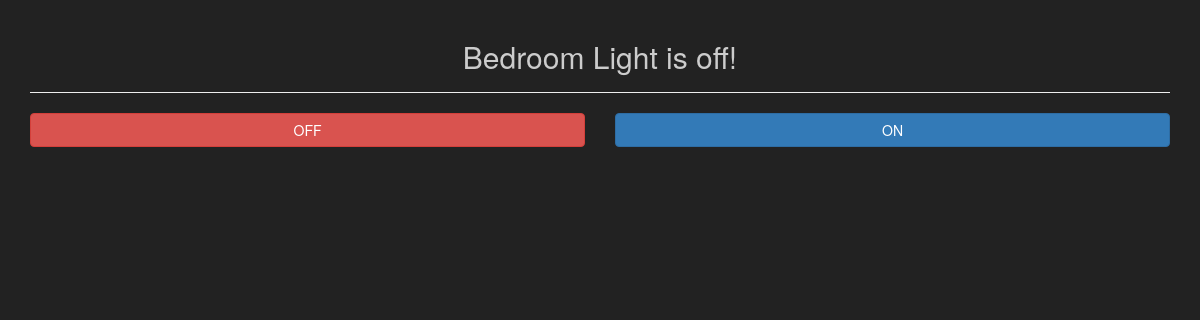
Before: / with the older database file.
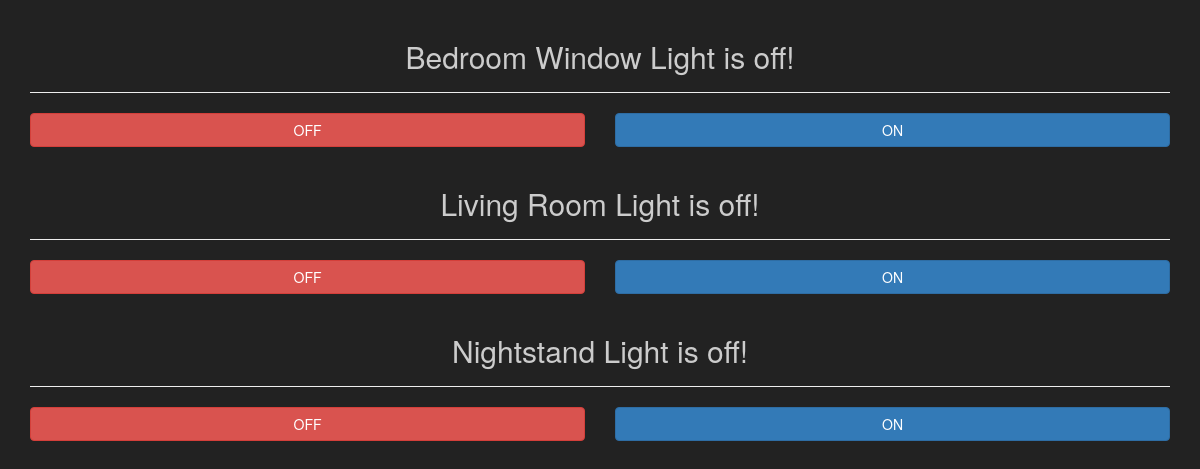
After: the same page with the newer database file.
### outlets/models.py (models this page shows, shortened)
class Outlet(models.Model):
    _protocol = '0'
    _pulselength = '189'
    name = models.CharField(max_length=50)
    on_code = models.IntegerField()
    off_code = models.IntegerField()
    state = models.BooleanField(default=False)

### outlets/views.py (the view)
# urls.py: url(r'^$', views.index, name='index'),
def index(request):
    outlets = Outlet.objects.all()
    for o in outlets:
        o.state = 'on' if o.state else 'off'
    return render(request, 'outlets/index.html', {'outlets': outlets})

### outlets/templates/outlets/index.html (shortened to what this page needs)
{% extends "outlets/base.html" %}
{% block content %}
    {% for outlet in outlets %}
    <div class="text-center">
        <div class="page-header">
            <h2>{{ outlet.name }} is <span id="{{outlet.id}}-state">{{ outlet.state }}</span>!</h2>
        </div>
        <div class="row">
            <div class="col-xs-6">
                <button class="btn btn-danger switch-ctrl" onclick="sendSignal({{ outlet.id }}, 'off')">OFF</button>
            </div>
            <div class="col-xs-6">
                <button class="btn btn-primary switch-ctrl" onclick="sendSignal({{ outlet.id }}, 'on')">ON</button>
            </div>
        </div>
    </div>
    {% endfor %}
{% endblock %}

### outlets/templates/outlets/base.html (shortened to what this page needs)
<!doctype html>
<html>
<head>
    <link href="https://maxcdn.bootstrapcdn.com/bootstrap/3.3.7/css/bootstrap.min.css" rel="stylesheet">
</head>
<body>
    <div class="container">
        {% block content %}
        {% endblock %}
    </div>
</body>
</html>

### outlets/templates/outlets/index.html (style rules this page uses)
body { background-color: #222; color: #CCC; }
.switch-ctrl { width: 100%; }

Changed rows visible on the page:
changed Outlet: name "Bedroom Light" → "Bedroom Window Light"
added Outlet: name "Living Room Light", state "off"
added Outlet: name "Nightstand Light", state "off"
